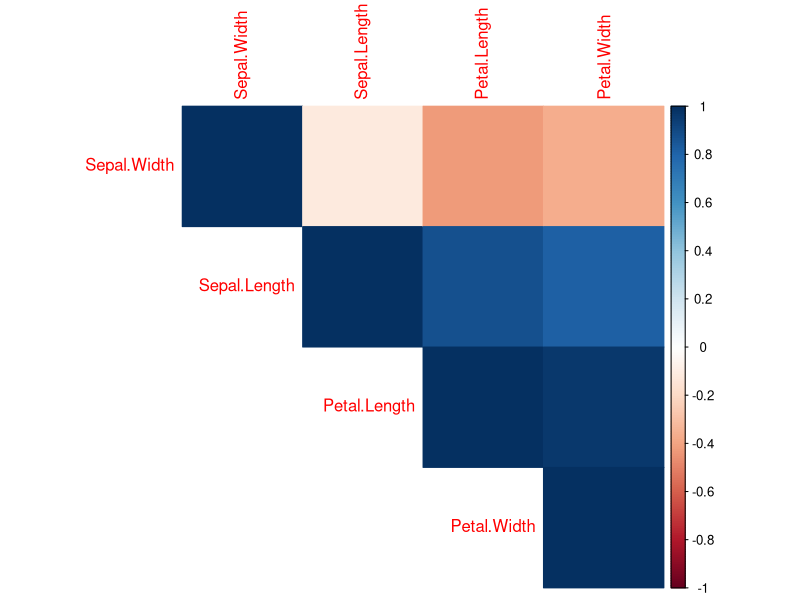

Here is the R script that generated this plot:
install.packages("corrplot")
library(corrplot)
data(iris)
correlation_matrix <- cor(iris[,1:4])  
corrplot(correlation_matrix, method = "color", type = "upper", order = "hclust", addrect = 2)
